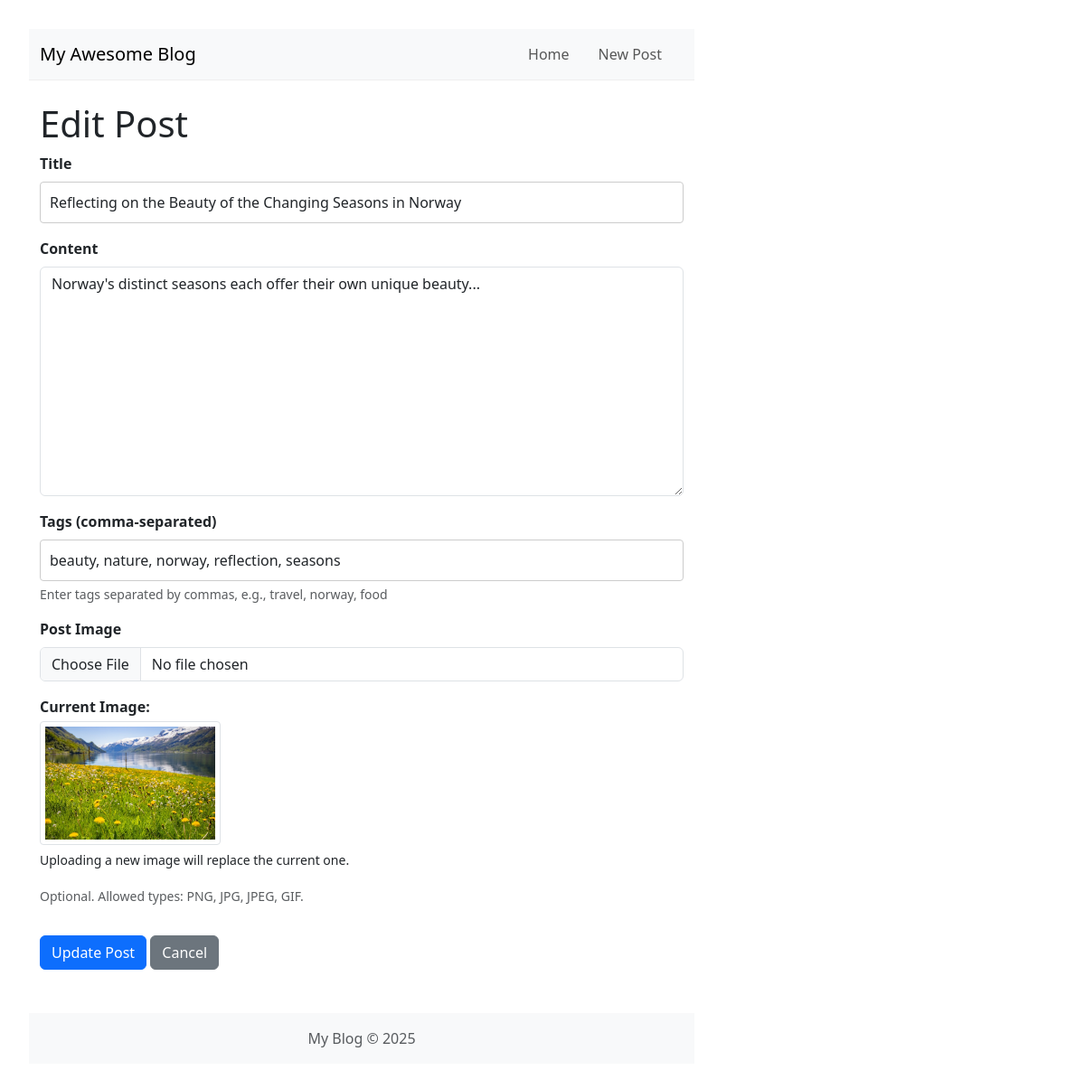
The app's page /post/25/edit, older data.
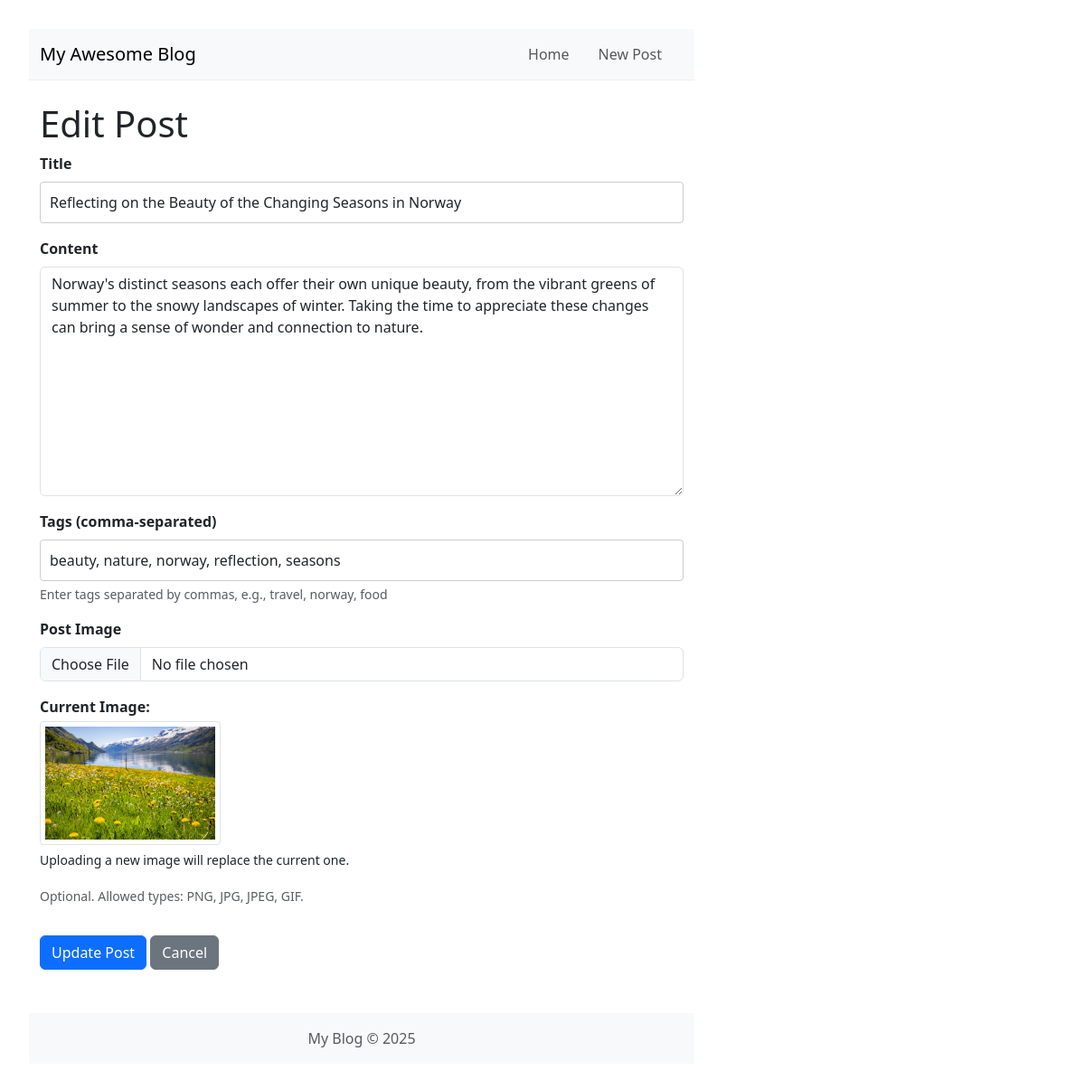
The same page, newer data.
### tables this page shows
CREATE TABLE posts (
    id INTEGER PRIMARY KEY AUTOINCREMENT, -- Unique identifier for each post
    title TEXT NOT NULL,                  -- Title of the blog post
    content TEXT NOT NULL,                -- Main body/content of the post
    published_date TIMESTAMP NOT NULL DEFAULT CURRENT_TIMESTAMP, -- When the post was created/published
    image_filename TEXt NULL               -- images 
);

### app.py (the view, shortened to what this page needs)
@app.route('/post/<int:post_id>/edit', methods=('GET', 'POST'))
def edit_post(post_id):
    post_data = db.get_post_by_id(post_id)
    if post_data is None:
        abort(404)
    current_tags = db.get_tags_for_post(post_id)
    tags_string = ', '.join([tag['name'] for tag in current_tags])
    post_for_template = dict(post_data)
    post_for_template['tags_string'] = tags_string
    return render_template('create_edit_post.html', post=post_for_template)

### app.py (called while the page is built)
@app.context_processor
def inject_now():
    return {'now': datetime.datetime.now(timezone.utc)}

### db.py (called while the page is built)
def get_db():
    if 'db' not in g:
        db_path = current_app.config.get('DATABASE', DEFAULT_DATABASE_PATH)
        try:
            g.db = sqlite3.connect(
                db_path,
                detect_types=sqlite3.PARSE_DECLTYPES | sqlite3.PARSE_COLNAMES
            )
            g.db.row_factory = sqlite3.Row # Keep using Row factory
        except sqlite3.Error as e:
            current_app.logger.error(f"Database connection failed for {db_path}: {e}")
            raise e # Or handle more gracefully
    return g.db

def get_post_by_id(post_id):
    conn = get_db()
    try:
        post = conn.execute(
            "SELECT id, title, content, published_date, image_filename FROM posts WHERE id = ?", (post_id,)
        ).fetchone()
        return post # Returns None if not found, which is expected
    except sqlite3.Error as e:
        current_app.logger.error(f"DB error in get_post_by_id for post {post_id}: {e}")
        return None

### templates/create_edit_post.html (shortened to what this page needs)
{% extends 'base.html' %}  {% block content %}
<h1>{% if post %}Edit Post{% else %}Create New Post{% endif %}</h1>
<form
  method="post"
  enctype="multipart/form-data"
  class="needs-validation"
  novalidate
>
  <div class="mb-3">
    <label for="title" class="form-label">Title</label>
    <input
      type="text"
      class="form-control"
      id="title"
      name="title"
      value="{{ request.form['title'] if request.form else (post.title if post else '') }}"
      required
    />
  </div>
  <div class="mb-3">
    <label for="content" class="form-label">Content</label>
    <textarea
      class="form-control"
      id="content"
      name="content"
      rows="10"
      required
    >
{{ request.form['content'] if request.form else (post.content if post else '') }}</textarea
    >
  </div>
  <div class="mb-3">
    <label for="tags" class="form-label">Tags (comma-separated)</label>
    <input
      type="text"
      class="form-control"
      id="tags"
      name="tags"
      value="{{ request.form['tags'] if request.form else (post.tags_string if post else '') }}"
    />
    <div class="form-text">
      Enter tags separated by commas, e.g., travel, norway, food
    </div>
  </div>
  <div class="mb-3">
    <label for="image" class="form-label">Post Image</label>
    <input
      type="file"
      class="form-control"
      id="image"
      name="image"
      accept="image/png, image/jpeg, image/gif"
    />
    {% if post and post.image_filename %}
    <div class="mt-3">
      <p class="mb-1"><strong>Current Image:</strong></p>
      <img
        src="{{ url_for('static', filename=post.image_filename) }}"
        alt="Current post image"
        style="
          max-width: 200px;
          height: auto;
          border: 1px solid #dee2e6;
          padding: 5px;
          border-radius: 0.25rem;
        "
      />
      <p class="mt-1">
        <small>Uploading a new image will replace the current one.</small>
      </p>
    </div>
    {% endif %}
    <small class="form-text text-muted"
      >Optional. Allowed types: PNG, JPG, JPEG, GIF.</small
    >
  </div>
  <button type="submit" class="btn btn-primary mt-3">
    {% if post %}Update Post{% else %}Create Post{% endif %}
  </button>
  <a
    href="{{ url_for('post', post_id=post.id) if post else url_for('index') }}"
    class="btn btn-secondary mt-3"
    >Cancel</a
  >
</form>
{% endblock %}

Row changes from the older to the newer data that the page shows:
changed posts "Reflecting on the Beauty of the Changing Seasons in Norway": content "Norway's distinct seasons each offer their own unique beauty..." → "…offer their own unique beauty, from the vibrant greens of summer to the snowy landscapes of winter. Taking the time to appreciate these changes can bring a sense of wonder and connection to nature."
